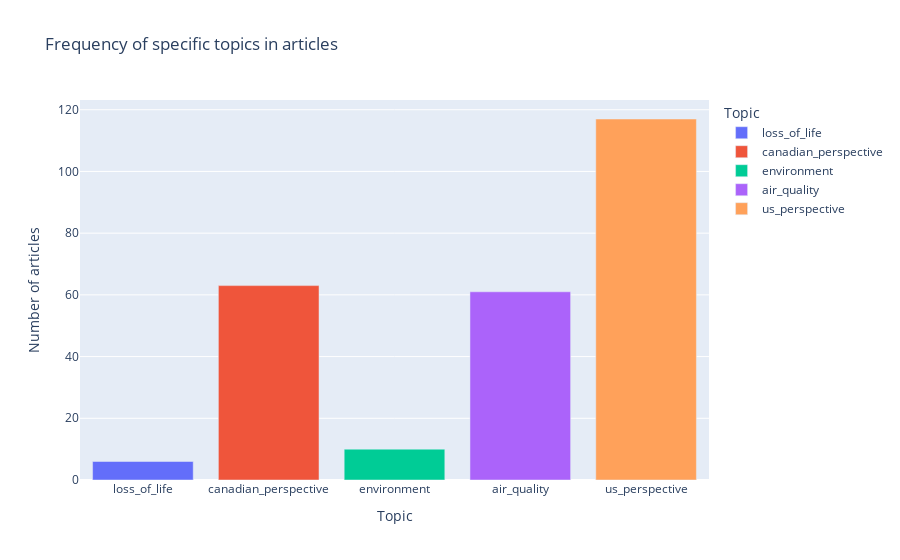

Here is the notebook cell this chart was saved with:
### Code cell
import plotly.express as px

topics = {
    'loss_of_life': ['death', 'fatal', 'fatalities', 'loss of life', 'killed', 'died'],
    'canadian_perspective': ['canada', 'canadian', 'ontario', 'british columbia', 'alberta', 'quebec', 'toronto', 'vancouver', 'montreal'],
    'environment': ['environment', 'ecology', 'climate', 'nature', 'wildlife', 'species', 'habitat'],
    'air_quality': ['air quality', 'smoke', 'pollution', 'haze', 'particulates', 'smog'],
    'us_perspective': ['us', 'united states', 'america', 'american', 'u.s.', 'states', 'usa', 'new york']
    }

topic_counts = {}

# Iterate over all topics
for topic, keywords in topics.items():
    topic_count = 0
    # Iterate over all keywords in each topic
    for keyword in keywords:
        # Count the number of times each keyword appears in the text
        topic_count += df['content'].str.contains(keyword, case=False).sum()
    # Store the total count for each topic
    topic_counts[topic] = topic_count

# Convert to a DataFrame for Plotly
topic_counts_df = pd.DataFrame(list(topic_counts.items()), columns=['Topic', 'Count'])

# Create the Plotly figure
fig = px.bar(topic_counts_df, x='Topic', y='Count', title='Frequency of specific topics in articles', 
             labels={'Count':'Number of articles'}, color='Topic')

# Show the figure
fig.show()

### Figure 1 — Plotly figure (JSON) as saved in the notebook; plotly's stock layout.template omitted (floating-point values rounded to 4 significant figures)
{"data": [{"alignmentgroup": "True", "hovertemplate": "Topic=%{x}<br>Number of articles=%{y}<extra></extra>", "legendgroup": "loss_of_life", "marker": {"color": "#636efa", "pattern": {"shape": ""}}, "name": "loss_of_life", "offsetgroup": "loss_of_life", "orientation": "v", "showlegend": true, "textposition": "auto", "type": "bar", "x": ["loss_of_life"], "xaxis": "x", "y": [6], "yaxis": "y"}, {"alignmentgroup": "True", "hovertemplate": "Topic=%{x}<br>Number of articles=%{y}<extra></extra>", "legendgroup": "canadian_perspective", "marker": {"color": "#EF553B", "pattern": {"shape": ""}}, "name": "canadian_perspective", "offsetgroup": "canadian_perspective", "orientation": "v", "showlegend": true, "textposition": "auto", "type": "bar", "x": ["canadian_perspective"], "xaxis": "x", "y": [63], "yaxis": "y"}, {"alignmentgroup": "True", "hovertemplate": "Topic=%{x}<br>Number of articles=%{y}<extra></extra>", "legendgroup": "environment", "marker": {"color": "#00cc96", "pattern": {"shape": ""}}, "name": "environment", "offsetgroup": "environment", "orientation": "v", "showlegend": true, "textposition": "auto", "type": "bar", "x": ["environment"], "xaxis": "x", "y": [10], "yaxis": "y"}, {"alignmentgroup": "True", "hovertemplate": "Topic=%{x}<br>Number of articles=%{y}<extra></extra>", "legendgroup": "air_quality", "marker": {"color": "#ab63fa", "pattern": {"shape": ""}}, "name": "air_quality", "offsetgroup": "air_quality", "orientation": "v", "showlegend": true, "textposition": "auto", "type": "bar", "x": ["air_quality"], "xaxis": "x", "y": [61], "yaxis": "y"}, {"alignmentgroup": "True", "hovertemplate": "Topic=%{x}<br>Number of articles=%{y}<extra></extra>", "legendgroup": "us_perspective", "marker": {"color": "#FFA15A", "pattern": {"shape": ""}}, "name": "us_perspective", "offsetgroup": "us_perspective", "orientation": "v", "showlegend": true, "textposition": "auto", "type": "bar", "x": ["us_perspective"], "xaxis": "x", "y": [117], "yaxis": "y"}], "layout": {"barmode": "relative", "legend": {"title": {"text": "Topic"}, "tracegroupgap": 0}, "title": {"text": "Frequency of specific topics in articles"}, "xaxis": {"anchor": "y", "categoryarray": ["loss_of_life", "canadian_perspective", "environment", "air_quality", "us_perspective"], "categoryorder": "array", "domain": [0, 1], "title": {"text": "Topic"}}, "yaxis": {"anchor": "x", "domain": [0, 1], "title": {"text": "Number of articles"}}}}
